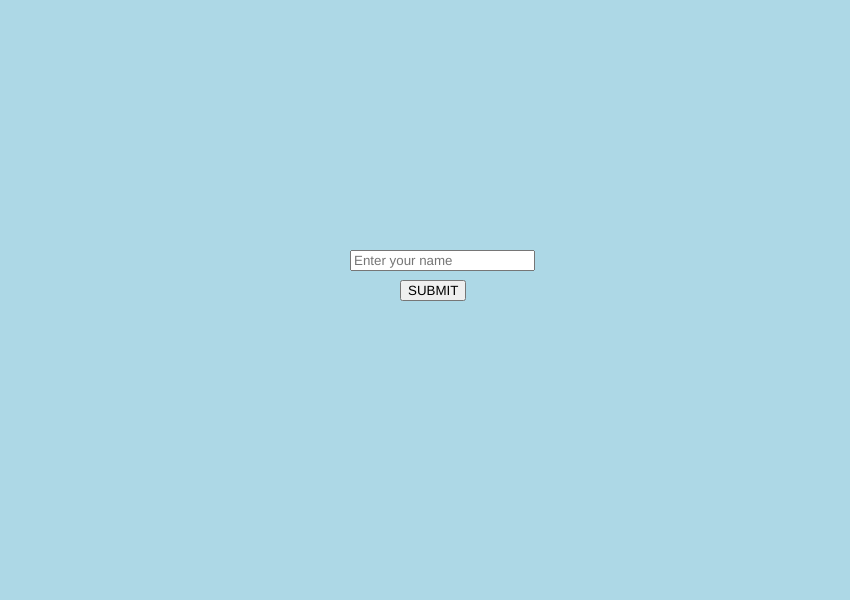
Frame 1 (no input)
Frame 60 (no input): identical to frame 1, image omitted
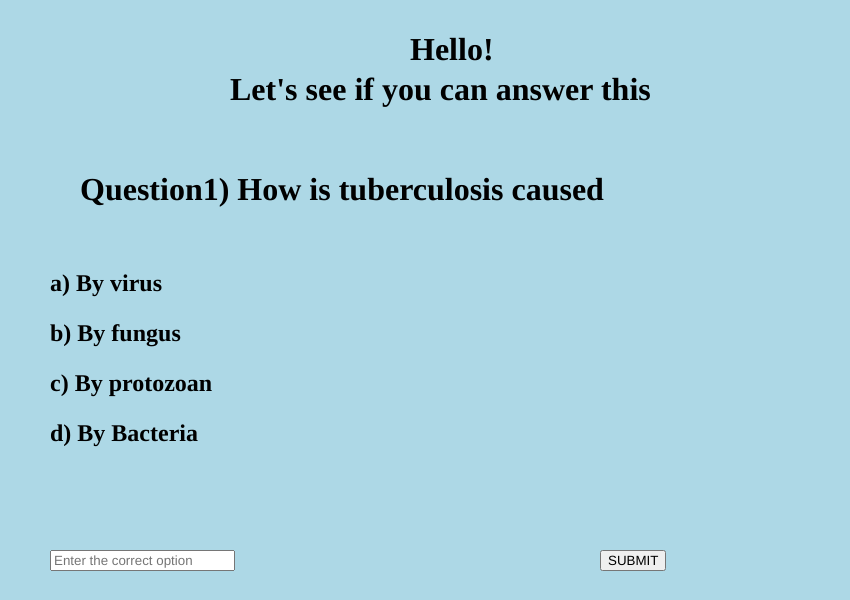
Frame 120 (the mouse pressed at the canvas centre since frame 60)

The p5.js sketch that drew these frames (run headless with seeded random() and noise() and a simulated clock; from frame 60 on, the mouse is pressed at the canvas centre):

// p5.js sketch
// ── sketch.js
function preload(){
    
}



function setup(){
createCanvas(850,600);
input=createInput().attribute("placeholder", "Enter your name ");
input.position(350,250);
bP=createButton("SUBMIT");
bP.position(400,280);
bP.mousePressed(logic);



}
function draw(){
background("lightBlue");

  
}
function logic(){
input.hide();
bP.hide();
H=createElement("h1");
H.html("Hello! "+input.value() );
H.position(410,10);
A=createElement("h1");
A.html("Let's see if you can answer this");
A.position(230,50);
B=createElement("h1");
B.html("Question1) How is tuberculosis caused");
B.position(80,150);
C=createElement("h2");
D=createElement("h2");
D.html("a) By virus");
D.position(50,250);
E=createElement("h2");
E.html("b) By fungus");
E.position(50,300);
G=createElement("h2");
G.html("c) By protozoan");
G.position(50,350);
I=createElement("h2");
I.html("d) By Bacteria");
I.position(50,400);
output=createInput().attribute("placeholder", "Enter the correct option");
output.position(50,550); 
bp=createButton("SUBMIT");
bp.position(600,550);
bp.mousePressed(logic2);
}
function logic2(){
H.hide();
A.hide();
B.hide();
C.hide();
D.hide();
E.hide();
G.hide();

bp.hide();
output.hide();
createElement("h1");

createElement("h2");
html("Question1) "+output.value());
position(100,150);
createElement("h1");
html("CORRECT ANSWER");
position(100,300);
createElement("h2");
html("Question1) c");
position(100,350);
next=createButton("Next");
next.position(650,450);
next.mousePressed(logic3);
}

function logic3(){
hide();
hide();
hide();
hide();
hide();
hide();
hide();
hide();
hide();
output.hide();
hide();
hide();
hide();
hide();
hide();
next.hide();

    
    }
